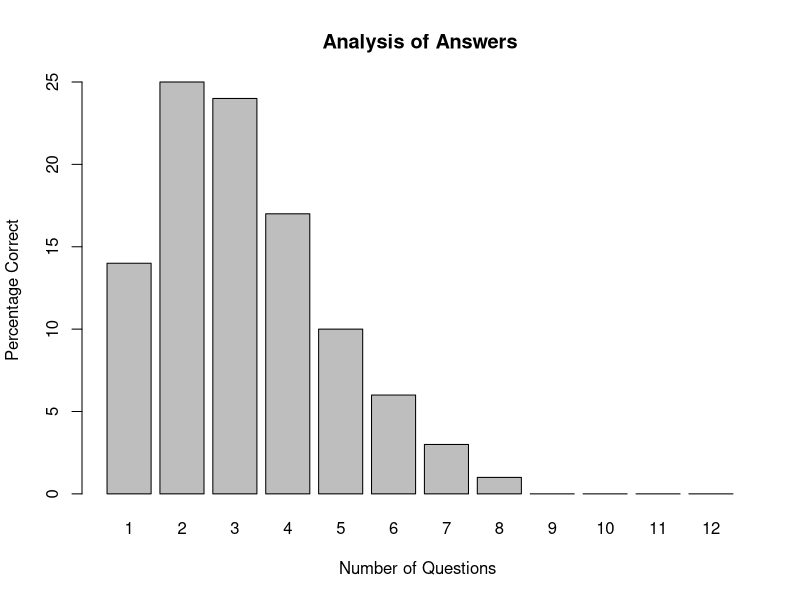

Here is the R script that generated this plot:
## ---- chunk 1
number_correct <- c(.14, .25, .24, .17, .1, .06, .03, .01, 0, 0, 0, 0)
answers <- c(1:12)
number_correct <- number_correct * 100

barplot(number_correct ~ answers,
        horiz = FALSE, 
        main = "Analysis of Answers", 
        ylab = "Percentage Correct",
        xlab = "Number of Questions ")
